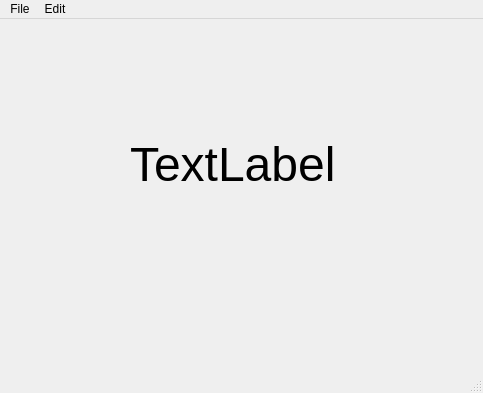
<?xml version="1.0" encoding="UTF-8"?>
<ui version="4.0">
 <class>MainWindow</class>
 <widget class="QMainWindow" name="MainWindow">
  <property name="geometry">
   <rect>
    <x>0</x>
    <y>0</y>
    <width>483</width>
    <height>393</height>
   </rect>
  </property>
  <property name="windowTitle">
   <string>MainWindow</string>
  </property>
  <widget class="QWidget" name="centralwidget">
   <widget class="QLabel" name="label">
    <property name="geometry">
     <rect>
      <x>130</x>
      <y>70</y>
      <width>241</width>
      <height>151</height>
     </rect>
    </property>
    <property name="font">
     <font>
      <pointsize>36</pointsize>
     </font>
    </property>
    <property name="text">
     <string>TextLabel</string>
    </property>
   </widget>
  </widget>
  <widget class="QMenuBar" name="menubar">
   <property name="geometry">
    <rect>
     <x>0</x>
     <y>0</y>
     <width>483</width>
     <height>22</height>
    </rect>
   </property>
   <widget class="QMenu" name="menuFile">
    <property name="title">
     <string>File</string>
    </property>
    <addaction name="actionNew"/>
    <addaction name="actionSave"/>
   </widget>
   <widget class="QMenu" name="menuEdit">
    <property name="title">
     <string>Edit</string>
    </property>
    <addaction name="actionCopy"/>
    <addaction name="actionPaste"/>
   </widget>
   <addaction name="menuFile"/>
   <addaction name="menuEdit"/>
  </widget>
  <widget class="QStatusBar" name="statusbar"/>
  <action name="actionNew">
   <property name="text">
    <string>New</string>
   </property>
   <property name="statusTip">
    <string>Create A New File</string>
   </property>
   <property name="shortcut">
    <string>Ctrl+N</string>
   </property>
  </action>
  <action name="actionSave">
   <property name="text">
    <string>Save</string>
   </property>
   <property name="statusTip">
    <string>Save a file</string>
   </property>
   <property name="shortcut">
    <string>Ctrl+S</string>
   </property>
  </action>
  <action name="actionCopy">
   <property name="text">
    <string>Copy</string>
   </property>
   <property name="statusTip">
    <string>Copy a file</string>
   </property>
   <property name="shortcut">
    <string>Ctrl+C</string>
   </property>
  </action>
  <action name="actionPaste">
   <property name="text">
    <string>Paste</string>
   </property>
   <property name="statusTip">
    <string>Paste a file</string>
   </property>
   <property name="shortcut">
    <string>Ctrl+V</string>
   </property>
  </action>
 </widget>
 <resources/>
 <connections/>
</ui>
